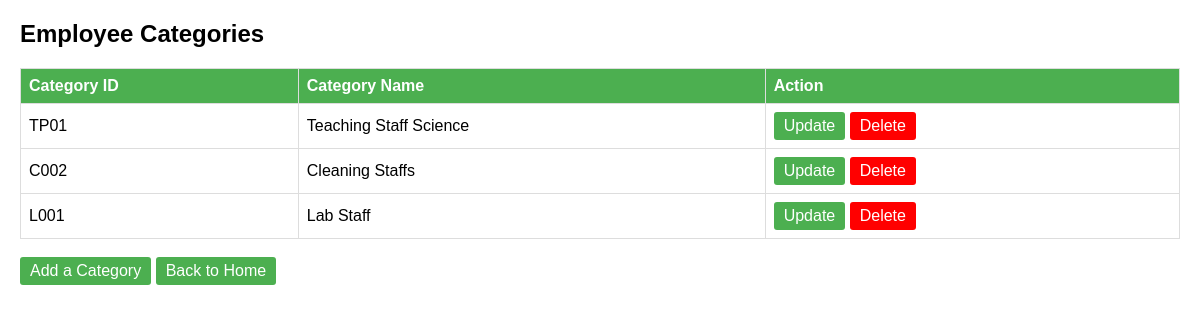
/employee/emp_list/, run on the app's committed database.
### employee_category/models.py (models this page shows, shortened)
class Employee(models.Model):
    category_id=models.CharField(max_length=5, primary_key=True)
    category_name=models.CharField(max_length=50)

### employee_category/views.py (the view)
# urls.py: path('emp_list/', views.list_emp, name='list_emp'),
def list_emp(request):
    emps = Employee.objects.all()
    return render(request, 'list_emp.html', {'emps': emps})

### templates/list_emp.html (shortened to what this page needs)
<!DOCTYPE html>
<html lang="en">
<head>
</head>
<body>
    <h2>Employee Categories</h2>
    <table>
        <tr>
            <th>Category ID</th>
            <th>Category Name</th>
            <th>Action</th>
        </tr>
        {% for emp in emps %}
            <tr>
                <td>{{ emp.category_id }}</td>
                <td>{{ emp.category_name }}</td>
                <td>
                    <a href="{% url 'update_emp' category_id=emp.category_id %}" class="button">Update</a>
                    <a href="{% url 'delete_emp' category_id=emp.category_id %}" class="button" style="background-color: #FF0000;">Delete</a>
                </td>
            </tr>
        {% endfor %}
    </table>
    <br>
    <a href="{% url 'add_emp' %}" class="button">Add a Category</a>
    <a href="{% url 'class_list' %}" class="button">Back to Home</a>
</body>
</html>

### templates/list_emp.html (style rules this page uses)
body { font-family: Arial, sans-serif; margin: 20px; }
table { width: 100%; border-collapse: collapse; margin-top: 20px; }
th, td { border: 1px solid #ddd; padding: 8px; text-align: left; }
th { background-color: #4CAF50; color: white; }
a.button { text-decoration: none; padding: 5px 10px; background-color: #4CAF50; color: white; border-radius: 3px; display: inline-block; }

### data on the page
Employee: category_id "TP01", category_name "Teaching Staff Science"
Employee: category_id "C002", category_name "Cleaning Staffs"
Employee: category_id "L001", category_name "Lab Staff"
